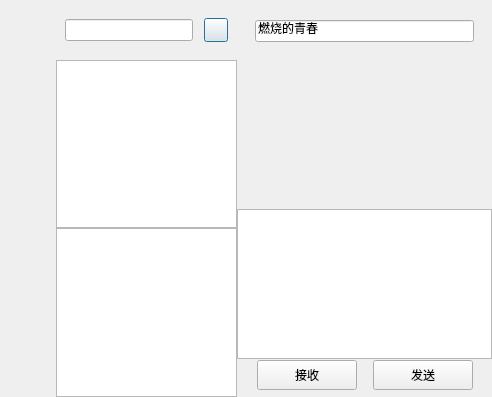
<?xml version="1.0" encoding="UTF-8"?>
<ui version="4.0">
 <class>ChatDialog</class>
 <widget class="QDialog" name="ChatDialog">
  <property name="geometry">
   <rect>
    <x>0</x>
    <y>0</y>
    <width>492</width>
    <height>397</height>
   </rect>
  </property>
  <property name="windowTitle">
   <string>Dialog</string>
  </property>
  <layout class="QHBoxLayout" name="horizontalLayout_2">
   <property name="spacing">
    <number>0</number>
   </property>
   <property name="leftMargin">
    <number>0</number>
   </property>
   <property name="topMargin">
    <number>0</number>
   </property>
   <property name="rightMargin">
    <number>0</number>
   </property>
   <property name="bottomMargin">
    <number>0</number>
   </property>
   <item>
    <layout class="QHBoxLayout" name="horizontalLayout">
     <item>
      <widget class="QWidget" name="side_bar" native="true">
       <property name="sizePolicy">
        <sizepolicy hsizetype="Fixed" vsizetype="Expanding">
         <horstretch>0</horstretch>
         <verstretch>0</verstretch>
        </sizepolicy>
       </property>
       <property name="minimumSize">
        <size>
         <width>56</width>
         <height>0</height>
        </size>
       </property>
       <property name="maximumSize">
        <size>
         <width>56</width>
         <height>16777215</height>
        </size>
       </property>
       <layout class="QVBoxLayout" name="verticalLayout">
        <property name="spacing">
         <number>7</number>
        </property>
        <property name="leftMargin">
         <number>10</number>
        </property>
        <property name="topMargin">
         <number>30</number>
        </property>
        <property name="rightMargin">
         <number>0</number>
        </property>
        <property name="bottomMargin">
         <number>0</number>
        </property>
        <item>
         <widget class="QWidget" name="widget" native="true">
          <layout class="QVBoxLayout" name="verticalLayout_3">
           <property name="spacing">
            <number>28</number>
           </property>
           <property name="leftMargin">
            <number>0</number>
           </property>
           <property name="topMargin">
            <number>0</number>
           </property>
           <property name="rightMargin">
            <number>0</number>
           </property>
           <property name="bottomMargin">
            <number>0</number>
           </property>
           <item>
            <widget class="QLabel" name="side_chat_lb">
             <property name="minimumSize">
              <size>
               <width>30</width>
               <height>30</height>
              </size>
             </property>
             <property name="maximumSize">
              <size>
               <width>30</width>
               <height>30</height>
              </size>
             </property>
             <property name="text">
              <string/>
             </property>
            </widget>
           </item>
           <item>
            <widget class="QLabel" name="side_contact_lb">
             <property name="text">
              <string/>
             </property>
            </widget>
           </item>
           <item>
            <widget class="QLabel" name="side_head_lb">
             <property name="text">
              <string/>
             </property>
            </widget>
           </item>
          </layout>
         </widget>
        </item>
        <item>
         <spacer name="verticalSpacer">
          <property name="orientation">
           <enum>Qt::Orientation::Vertical</enum>
          </property>
          <property name="sizeHint" stdset="0">
           <size>
            <width>20</width>
            <height>40</height>
           </size>
          </property>
         </spacer>
        </item>
       </layout>
      </widget>
     </item>
     <item>
      <widget class="QWidget" name="chat_user_wid" native="true">
       <property name="maximumSize">
        <size>
         <width>250</width>
         <height>16777215</height>
        </size>
       </property>
       <layout class="QVBoxLayout" name="verticalLayout_2">
        <property name="spacing">
         <number>0</number>
        </property>
        <property name="leftMargin">
         <number>0</number>
        </property>
        <property name="topMargin">
         <number>0</number>
        </property>
        <property name="rightMargin">
         <number>0</number>
        </property>
        <property name="bottomMargin">
         <number>0</number>
        </property>
        <item>
         <widget class="QWidget" name="search_wid" native="true">
          <property name="minimumSize">
           <size>
            <width>0</width>
            <height>60</height>
           </size>
          </property>
          <property name="maximumSize">
           <size>
            <width>16777215</width>
            <height>60</height>
           </size>
          </property>
          <layout class="QHBoxLayout" name="horizontalLayout_3">
           <item>
            <widget class="QLineEdit" name="search_edit"/>
           </item>
           <item>
            <spacer name="horizontalSpacer">
             <property name="orientation">
              <enum>Qt::Orientation::Horizontal</enum>
             </property>
             <property name="sizeType">
              <enum>QSizePolicy::Policy::Fixed</enum>
             </property>
             <property name="sizeHint" stdset="0">
              <size>
               <width>5</width>
               <height>20</height>
              </size>
             </property>
            </spacer>
           </item>
           <item>
            <widget class="ClickedBtn" name="add_btn">
             <property name="minimumSize">
              <size>
               <width>24</width>
               <height>24</height>
              </size>
             </property>
             <property name="maximumSize">
              <size>
               <width>24</width>
               <height>24</height>
              </size>
             </property>
             <property name="text">
              <string/>
             </property>
            </widget>
           </item>
          </layout>
         </widget>
        </item>
        <item>
         <widget class="QListWidget" name="search_list"/>
        </item>
        <item>
         <widget class="QListWidget" name="chat_user_list"/>
        </item>
       </layout>
      </widget>
     </item>
     <item>
      <widget class="QWidget" name="chat_data_wid" native="true">
       <property name="minimumSize">
        <size>
         <width>56</width>
         <height>0</height>
        </size>
       </property>
       <layout class="QVBoxLayout" name="verticalLayout_4">
        <property name="spacing">
         <number>0</number>
        </property>
        <property name="leftMargin">
         <number>0</number>
        </property>
        <property name="topMargin">
         <number>0</number>
        </property>
        <property name="rightMargin">
         <number>0</number>
        </property>
        <property name="bottomMargin">
         <number>0</number>
        </property>
        <item>
         <widget class="QWidget" name="title_wid" native="true">
          <property name="minimumSize">
           <size>
            <width>0</width>
            <height>60</height>
           </size>
          </property>
          <property name="maximumSize">
           <size>
            <width>16777215</width>
            <height>60</height>
           </size>
          </property>
          <layout class="QVBoxLayout" name="verticalLayout_5">
           <item>
            <widget class="QWidget" name="widget_2" native="true">
             <property name="maximumSize">
              <size>
               <width>16777215</width>
               <height>60</height>
              </size>
             </property>
             <layout class="QHBoxLayout" name="horizontalLayout_4">
              <item>
               <widget class="QLineEdit" name="title_lb">
                <property name="text">
                 <string>燃烧的青春</string>
                </property>
                <property name="alignment">
                 <set>Qt::AlignmentFlag::AlignLeading|Qt::AlignmentFlag::AlignLeft|Qt::AlignmentFlag::AlignTop</set>
                </property>
               </widget>
              </item>
             </layout>
            </widget>
           </item>
          </layout>
         </widget>
        </item>
        <item>
         <widget class="QWidget" name="chat_data_list" native="true">
          <property name="minimumSize">
           <size>
            <width>0</width>
            <height>0</height>
           </size>
          </property>
          <property name="maximumSize">
           <size>
            <width>16777215</width>
            <height>60</height>
           </size>
          </property>
         </widget>
        </item>
        <item>
         <widget class="QWidget" name="tool_wid" native="true">
          <property name="minimumSize">
           <size>
            <width>0</width>
            <height>60</height>
           </size>
          </property>
          <property name="maximumSize">
           <size>
            <width>16777215</width>
            <height>60</height>
           </size>
          </property>
          <layout class="QHBoxLayout" name="horizontalLayout_5">
           <property name="leftMargin">
            <number>2</number>
           </property>
           <property name="topMargin">
            <number>2</number>
           </property>
           <property name="rightMargin">
            <number>2</number>
           </property>
           <property name="bottomMargin">
            <number>2</number>
           </property>
           <item>
            <spacer name="horizontalSpacer_3">
             <property name="orientation">
              <enum>Qt::Orientation::Horizontal</enum>
             </property>
             <property name="sizeType">
              <enum>QSizePolicy::Policy::Fixed</enum>
             </property>
             <property name="sizeHint" stdset="0">
              <size>
               <width>5</width>
               <height>20</height>
              </size>
             </property>
            </spacer>
           </item>
           <item>
            <widget class="QLabel" name="emo_lb">
             <property name="minimumSize">
              <size>
               <width>25</width>
               <height>25</height>
              </size>
             </property>
             <property name="maximumSize">
              <size>
               <width>25</width>
               <height>25</height>
              </size>
             </property>
             <property name="text">
              <string/>
             </property>
            </widget>
           </item>
           <item>
            <spacer name="horizontalSpacer_2">
             <property name="orientation">
              <enum>Qt::Orientation::Horizontal</enum>
             </property>
             <property name="sizeType">
              <enum>QSizePolicy::Policy::Fixed</enum>
             </property>
             <property name="sizeHint" stdset="0">
              <size>
               <width>5</width>
               <height>20</height>
              </size>
             </property>
            </spacer>
           </item>
           <item>
            <widget class="QLabel" name="label_2">
             <property name="minimumSize">
              <size>
               <width>25</width>
               <height>25</height>
              </size>
             </property>
             <property name="maximumSize">
              <size>
               <width>25</width>
               <height>25</height>
              </size>
             </property>
             <property name="text">
              <string/>
             </property>
            </widget>
           </item>
           <item>
            <spacer name="horizontalSpacer_4">
             <property name="orientation">
              <enum>Qt::Orientation::Horizontal</enum>
             </property>
             <property name="sizeType">
              <enum>QSizePolicy::Policy::Expanding</enum>
             </property>
             <property name="sizeHint" stdset="0">
              <size>
               <width>5</width>
               <height>20</height>
              </size>
             </property>
            </spacer>
           </item>
          </layout>
         </widget>
        </item>
        <item>
         <widget class="QTextEdit" name="chat_edit">
          <property name="minimumSize">
           <size>
            <width>0</width>
            <height>150</height>
           </size>
          </property>
          <property name="maximumSize">
           <size>
            <width>16777215</width>
            <height>100</height>
           </size>
          </property>
         </widget>
        </item>
        <item>
         <widget class="QWidget" name="widget_5" native="true">
          <property name="minimumSize">
           <size>
            <width>0</width>
            <height>60</height>
           </size>
          </property>
          <property name="maximumSize">
           <size>
            <width>16777215</width>
            <height>40</height>
           </size>
          </property>
          <layout class="QHBoxLayout" name="horizontalLayout_6">
           <item>
            <spacer name="horizontalSpacer_5">
             <property name="orientation">
              <enum>Qt::Orientation::Horizontal</enum>
             </property>
             <property name="sizeHint" stdset="0">
              <size>
               <width>40</width>
               <height>20</height>
              </size>
             </property>
            </spacer>
           </item>
           <item>
            <spacer name="horizontalSpacer_8">
             <property name="orientation">
              <enum>Qt::Orientation::Horizontal</enum>
             </property>
             <property name="sizeHint" stdset="0">
              <size>
               <width>40</width>
               <height>20</height>
              </size>
             </property>
            </spacer>
           </item>
           <item>
            <widget class="QPushButton" name="receive_btn">
             <property name="minimumSize">
              <size>
               <width>100</width>
               <height>30</height>
              </size>
             </property>
             <property name="maximumSize">
              <size>
               <width>100</width>
               <height>30</height>
              </size>
             </property>
             <property name="text">
              <string>接收</string>
             </property>
            </widget>
           </item>
           <item>
            <spacer name="horizontalSpacer_6">
             <property name="orientation">
              <enum>Qt::Orientation::Horizontal</enum>
             </property>
             <property name="sizeType">
              <enum>QSizePolicy::Policy::Fixed</enum>
             </property>
             <property name="sizeHint" stdset="0">
              <size>
               <width>10</width>
               <height>20</height>
              </size>
             </property>
            </spacer>
           </item>
           <item>
            <widget class="QPushButton" name="send_btn">
             <property name="minimumSize">
              <size>
               <width>100</width>
               <height>30</height>
              </size>
             </property>
             <property name="maximumSize">
              <size>
               <width>100</width>
               <height>30</height>
              </size>
             </property>
             <property name="text">
              <string>发送</string>
             </property>
            </widget>
           </item>
           <item>
            <spacer name="horizontalSpacer_7">
             <property name="orientation">
              <enum>Qt::Orientation::Horizontal</enum>
             </property>
             <property name="sizeType">
              <enum>QSizePolicy::Policy::Fixed</enum>
             </property>
             <property name="sizeHint" stdset="0">
              <size>
               <width>10</width>
               <height>20</height>
              </size>
             </property>
            </spacer>
           </item>
          </layout>
         </widget>
        </item>
       </layout>
      </widget>
     </item>
    </layout>
   </item>
  </layout>
 </widget>
 <customwidgets>
  <customwidget>
   <class>ClickedBtn</class>
   <extends>QPushButton</extends>
   <header location="global">clickedbtn.h</header>
  </customwidget>
 </customwidgets>
 <resources/>
 <connections/>
</ui>
